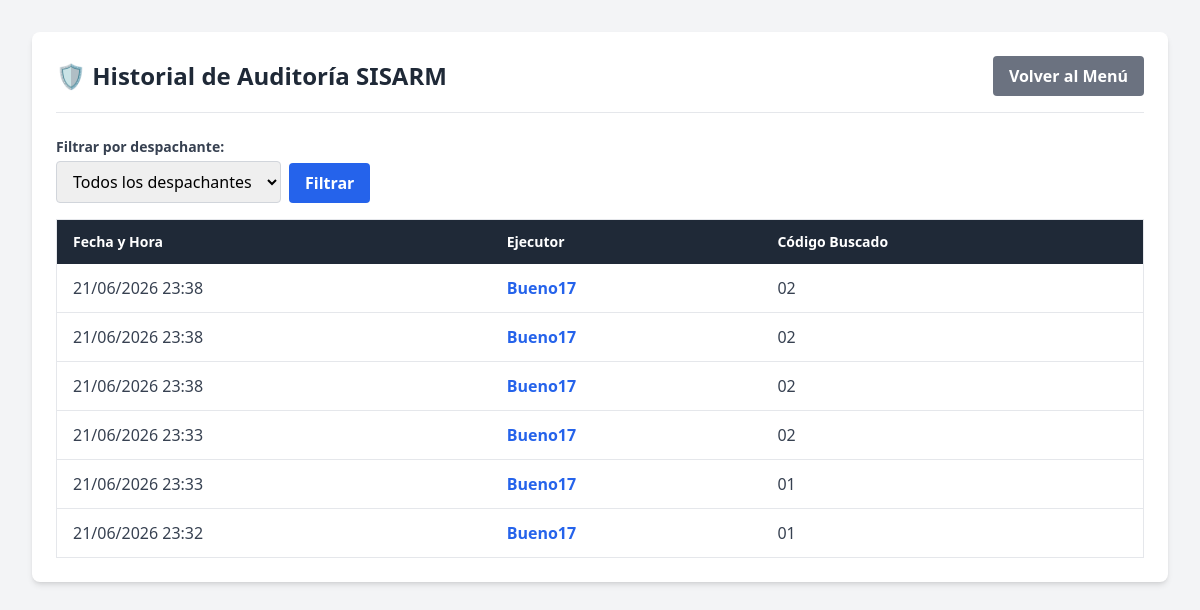
The page /auditoria/ (signed in) on the database its author committed.
### cuentas/models.py (models this page shows, shortened)
class HistorialBusqueda(models.Model):
    usuario = models.ForeignKey(User, on_delete=models.DO_NOTHING, verbose_name="Usuario Ejecutor")
    codigo_buscado = models.CharField(max_length=50, verbose_name="Código Buscado")
    fecha = models.DateTimeField(auto_now_add=True, verbose_name="Fecha y Hora")
    class Meta:
        verbose_name = "Historial de Búsqueda"
        verbose_name_plural = "Historiales de Búsqueda"
        ordering = ['-fecha']

### cuentas/views.py (the view)
# urls.py: path('auditoria/', views.auditoria_busquedas, name='auditoria'),
@staff_member_required
def auditoria_busquedas(request):
    usuarios = User.objects.filter(historialbusqueda__isnull=False).distinct()
    usuario_filtro = request.GET.get('usuario', '')
    registros = HistorialBusqueda.objects.all()
    if usuario_filtro:
        registros = registros.filter(usuario__username=usuario_filtro)
    return render(request, 'auditoria.html', {
        'registros': registros,
        'usuarios': usuarios,
        'usuario_filtro': usuario_filtro,
    })

### templates/auditoria.html (shortened to what this page needs)
<!DOCTYPE html>
<html lang="es">
<head>
    <script src="https://cdn.tailwindcss.com"></script>
</head>
<body class="bg-gray-100 min-h-screen p-8">
    <div class="max-w-6xl mx-auto bg-white p-6 rounded-lg shadow-md">
        <div class="flex justify-between items-center mb-6 border-b pb-4">
            <h1 class="text-2xl font-bold text-gray-800">🛡️ Historial de Auditoría SISARM</h1>
            <a href="{% url 'home' %}" class="bg-gray-500 hover:bg-gray-600 text-white font-bold py-2 px-4 rounded transition duration-300">
                Volver al Menú
            </a>
        </div>
        <form method="get" class="mb-4 flex flex-wrap gap-2 items-end">
            <div>
                <label for="filtro-usuario" class="block text-sm font-bold text-gray-700 mb-1">Filtrar por despachante:</label>
                <select name="usuario" id="filtro-usuario" class="border border-gray-300 rounded px-3 py-2 focus:outline-none focus:ring-2 focus:ring-blue-500">
                    <option value="">Todos los despachantes</option>
                </select>
            </div>
            <button type="submit" class="bg-blue-600 hover:bg-blue-700 text-white font-bold py-2 px-4 rounded transition duration-300">
                Filtrar
            </button>
        </form>
        <div class="overflow-x-auto">
            <table class="min-w-full bg-white border border-gray-200">
                <thead class="bg-gray-800 text-white">
                    <tr>
                        <th class="py-3 px-4 text-left font-semibold text-sm">Fecha y Hora</th>
                        <th class="py-3 px-4 text-left font-semibold text-sm">Ejecutor</th>
                        <th class="py-3 px-4 text-left font-semibold text-sm">Código Buscado</th>
                    </tr>
                </thead>
                <tbody class="text-gray-700">
                    {% for registro in registros %}
                    <tr class="border-b hover:bg-gray-50">
                        <td class="py-3 px-4">{{ registro.fecha|date:"d/m/Y H:i" }}</td>
                        <td class="py-3 px-4">
                            <a href="{% url 'auditoria' %}?usuario={{ registro.usuario.username }}"
                               class="font-bold text-blue-600 hover:text-blue-800 hover:underline">
                                {{ registro.usuario.username }}
                            </a>
                        </td>
                        <td class="py-3 px-4">{{ registro.codigo_buscado }}</td>
                    </tr>
                    {% endfor %}
                </tbody>
            </table>
        </div>
    </div>
</body>
</html>

### rows shown on the page
HistorialBusqueda: fecha "21/06/2026 23:38", usuario.username "Bueno17", codigo_buscado "02"
HistorialBusqueda: fecha "21/06/2026 23:38", usuario.username "Bueno17", codigo_buscado "02"
HistorialBusqueda: fecha "21/06/2026 23:38", usuario.username "Bueno17", codigo_buscado "02"
HistorialBusqueda: fecha "21/06/2026 23:33", usuario.username "Bueno17", codigo_buscado "02"
HistorialBusqueda: fecha "21/06/2026 23:33", usuario.username "Bueno17", codigo_buscado "01"
HistorialBusqueda: fecha "21/06/2026 23:32", usuario.username "Bueno17", codigo_buscado "01"
